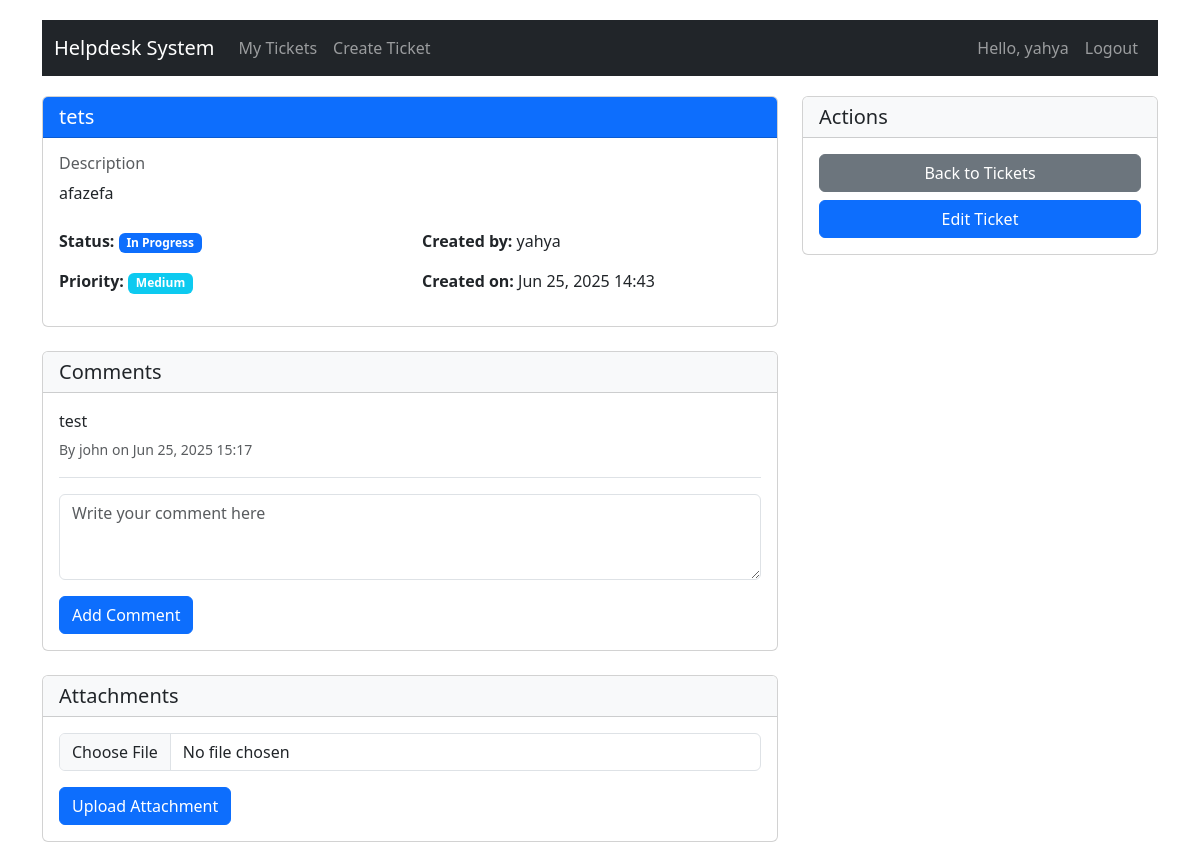
Page /tickets/15/ (signed in) on the earlier database version.
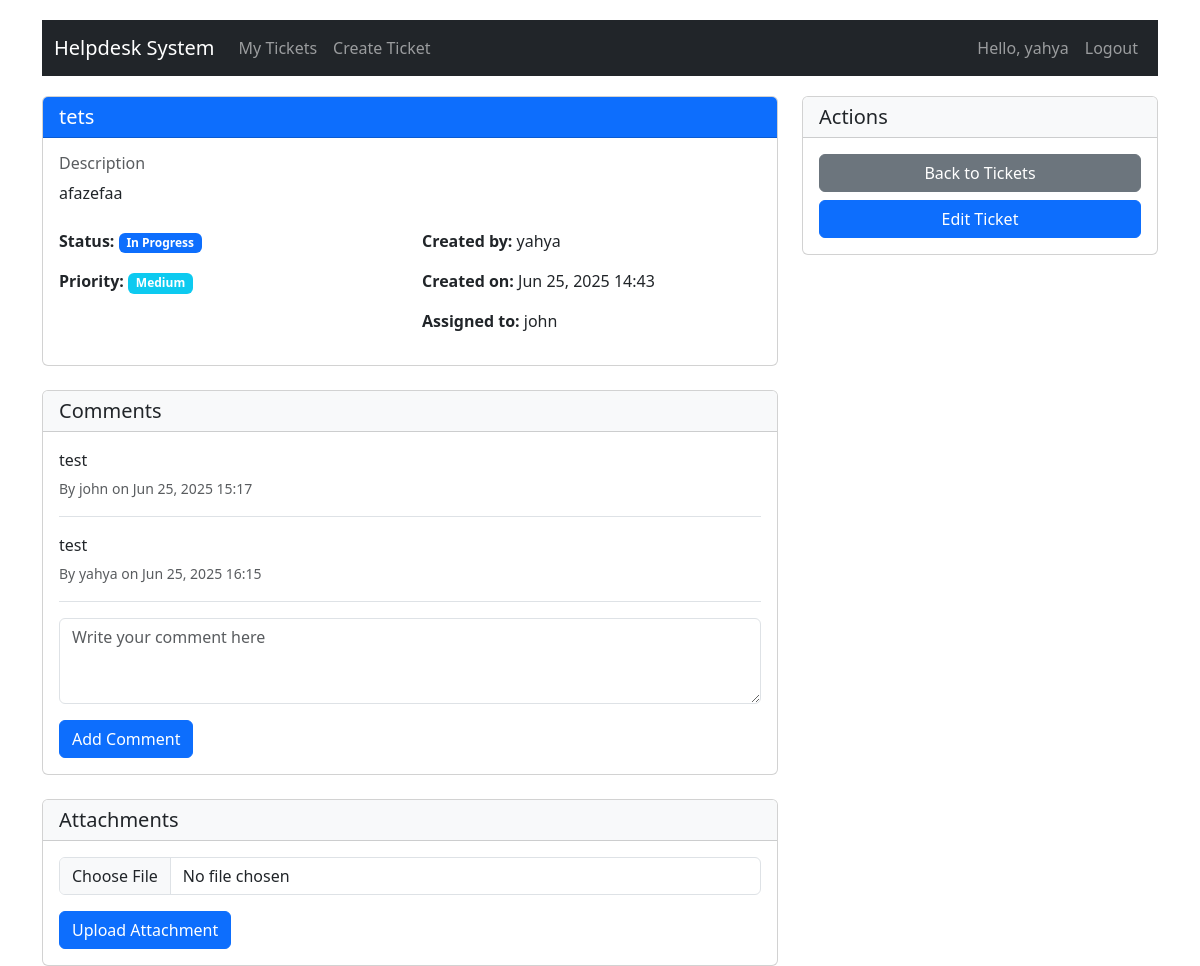
Same page on the later database version.
### tickets/models.py (models this page shows, shortened)
class Ticket(models.Model):
    STATUS_CHOICES = (
        ('new', 'New'),
        ('in_progress', 'In Progress'),
        ('pending', 'Pending'),
        ('resolved', 'Resolved'),
        ('closed', 'Closed'),
    )
    PRIORITY_CHOICES = (
        ('low', 'Low'),
        ('medium', 'Medium'),
        ('high', 'High'),
        ('urgent', 'Urgent'),
    )
    title = models.CharField(max_length=200)
    description = models.TextField()
    created_by = models.ForeignKey(User, on_delete=models.CASCADE, related_name='created_tickets')
    assigned_to = models.ForeignKey(User, on_delete=models.SET_NULL, null=True, blank=True, related_name='assigned_tickets')
    department = models.ForeignKey(Department, on_delete=models.PROTECT, related_name='tickets', null=True, blank=True)
    status = models.CharField(max_length=20, choices=STATUS_CHOICES, default='new')
    priority = models.CharField(max_length=20, choices=PRIORITY_CHOICES, default='medium')
    created_at = models.DateTimeField(auto_now_add=True)
    updated_at = models.DateTimeField(auto_now=True)

class Comment(models.Model):
    ticket = models.ForeignKey(Ticket, on_delete=models.CASCADE, related_name='comments')
    author = models.ForeignKey(User, on_delete=models.CASCADE)
    content = models.TextField()
    created_at = models.DateTimeField(auto_now_add=True)

### tickets/views.py (the view, shortened to what this page needs)
# urls.py: path('tickets/<int:pk>/', views.ticket_detail, name='ticket_detail'),
@login_required
def ticket_detail(request, pk):
    ticket = get_object_or_404(Ticket, pk=pk)
    if not (request.user.is_superuser or (request.user.is_staff and request.user.departments.filter(id=ticket.department.id).exists()) or request.user == ticket.created_by):
        messages.error(request, "You don't have permission to view this ticket.")
        return redirect('my_tickets')
    comments = ticket.comments.all().order_by('created_at')
    attachments = ticket.attachments.all()
    comment_form = CommentForm()
    attachment_form = AttachmentForm()
    assign_form = None
    if request.user.is_staff and not request.user.is_superuser and request.user.departments.filter(id=ticket.department.id).exists():
        assign_form = AssignTicketForm(instance=ticket, department=ticket.department)
    if request.method == 'POST' and 'update_ticket' in request.POST and request.user.is_staff and not request.user.is_superuser:
        assign_form = AssignTicketForm(request.POST, instance=ticket, department=ticket.department)
        if assign_form.is_valid():
            assign_form.save()
            messages.success(request, 'Ticket updated successfully!')
            return redirect('ticket_detail', pk=pk)
    context = {
        'ticket': ticket,
        'comments': comments,
        'attachments': attachments,
        'comment_form': comment_form,
        'attachment_form': attachment_form,
        'assign_form': assign_form,
    }
    return render(request, 'tickets/ticket_detail.html', context)

### tickets/forms.py
class CommentForm(forms.ModelForm):
    class Meta:
        model = Comment
        fields = ['content']
        widgets = {
            'content': forms.Textarea(attrs={
                'class': 'form-control',
                'rows': 3,
                'placeholder': 'Write your comment here'
            }),
        }

class AttachmentForm(forms.ModelForm):
    file = forms.FileField(
        required=False,
        widget=forms.FileInput(attrs={
            'class': 'form-control',
            'accept': '.pdf,.doc,.docx,.txt,.png,.jpg,.jpeg',
        })
    )
    class Meta:
        model = Attachment
        fields = ['file']

### tickets/templates/tickets/ticket_detail.html (shortened to what the changed rows need)
{% extends 'base.html' %}
{% load ticket_extras %}
{% block content %}
<div class="row">
    <div class="col-md-8">
        <div class="card mb-4">
            <div class="card-header bg-primary text-white">
                <h5 class="card-title mb-0">{{ ticket.title }}</h5>
            </div>
            <div class="card-body">
                <div class="mb-4">
                    <h6 class="text-muted">Description</h6>
                    <p>{{ ticket.description }}</p>
                </div>
                <div class="row">
                    <div class="col-md-6">
                        <p><strong>Status:</strong>
                            <span class="badge {% if ticket.status == 'new' %}bg-info
                                           {% elif ticket.status == 'in_progress' %}bg-primary
                                           {% elif ticket.status == 'pending' %}bg-warning
                                           {% elif ticket.status == 'resolved' %}bg-success
                                           {% else %}bg-secondary{% endif %}">
                                {{ ticket.get_status_display }}
                            </span>
                        </p>
                        <p><strong>Priority:</strong>
                            <span class="badge {% if ticket.priority == 'low' %}bg-success
                                           {% elif ticket.priority == 'medium' %}bg-info
                                           {% elif ticket.priority == 'high' %}bg-warning
                                           {% else %}bg-danger{% endif %}">
                                {{ ticket.get_priority_display }}
                            </span>
                        </p>
                    </div>
                    <div class="col-md-6">
                        <p><strong>Created by:</strong> {{ ticket.created_by.username }}</p>
                        <p><strong>Created on:</strong> {{ ticket.created_at|date:"M d, Y H:i" }}</p>
                        {% if ticket.assigned_to %}
                        <p><strong>Assigned to:</strong> {{ ticket.assigned_to.username }}</p>
                        {% endif %}
                    </div>
                </div>
            </div>
        </div>
        <div class="card mb-4">
            <div class="card-body">
                {% for comment in comments %}
                <div class="mb-3 pb-3 border-bottom">
                    <p class="mb-1">{{ comment.content }}</p>
                    <small class="text-muted">
                        By {{ comment.author.username }} on {{ comment.created_at|date:"M d, Y H:i" }}
                    </small>
                </div>
                {% empty %}
                <p class="text-muted">No comments yet.</p>
                {% endfor %}
            </div>
        </div>
    </div>
</div>
{% endblock %}

Differences in the rows shown:
changed Ticket "tets": description "afazefa" → "afazefaa"; assigned_to_id empty → 3 (drawn); assigned_to.username (not shown) → "john"
added Comment: content "test", author.username "yahya", created_at "Jun 25, 2025 16:15"
Other differences:
text now shown: "Assigned to:"
